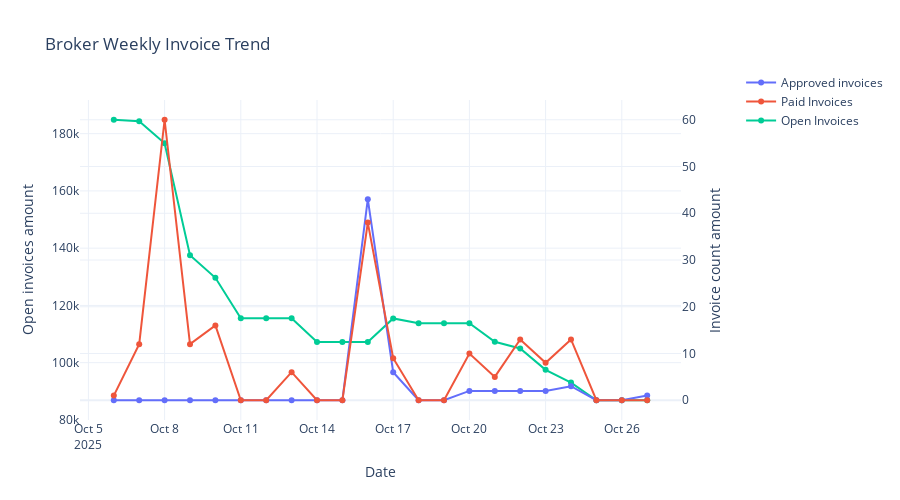

The cell this chart's notebook holds for it:
### Code cell
df_t=broker_limit.payment_trend(broker_level_df, count=21, step='daily', debtors_df=debtors_df, brokers_df=brokers_df, invoice_df=invoice_df)
df_t

### Figure 1 — Plotly figure (JSON) as saved in the notebook; plotly's stock layout.template omitted (floating-point values rounded to 4 significant figures)
{"data": [{"mode": "lines+markers", "name": "Approved invoices", "type": "scatter", "x": ["2025-10-06", "2025-10-07", "2025-10-08", "2025-10-09", "2025-10-10", "2025-10-11", "2025-10-12", "2025-10-13", "2025-10-14", "2025-10-15", "2025-10-16", "2025-10-17", "2025-10-18", "2025-10-19", "2025-10-20", "2025-10-21", "2025-10-22", "2025-10-23", "2025-10-24", "2025-10-25", "2025-10-26", "2025-10-27"], "y": [0.0, 0.0, 0.0, 0.0, 0.0, 0.0, 0.0, 0.0, 0.0, 0.0, 43.0, 6.0, 0.0, 0.0, 2.0, 2.0, 2.0, 2.0, 3.0, 0.0, 0.0, 1.0], "yaxis": "y2"}, {"mode": "lines+markers", "name": "Paid Invoices", "type": "scatter", "x": ["2025-10-06", "2025-10-07", "2025-10-08", "2025-10-09", "2025-10-10", "2025-10-11", "2025-10-12", "2025-10-13", "2025-10-14", "2025-10-15", "2025-10-16", "2025-10-17", "2025-10-18", "2025-10-19", "2025-10-20", "2025-10-21", "2025-10-22", "2025-10-23", "2025-10-24", "2025-10-25", "2025-10-26", "2025-10-27"], "y": [1.0, 12.0, 60.0, 12.0, 16.0, 0.0, 0.0, 6.0, 0.0, 0.0, 38.0, 9.0, 0.0, 0.0, 10.0, 5.0, 13.0, 8.0, 13.0, 0.0, 0.0, 0.0], "yaxis": "y2"}, {"mode": "lines+markers", "name": "Open Invoices", "type": "scatter", "x": ["2025-10-06", "2025-10-07", "2025-10-08", "2025-10-09", "2025-10-10", "2025-10-11", "2025-10-12", "2025-10-13", "2025-10-14", "2025-10-15", "2025-10-16", "2025-10-17", "2025-10-18", "2025-10-19", "2025-10-20", "2025-10-21", "2025-10-22", "2025-10-23", "2025-10-24", "2025-10-25", "2025-10-26", "2025-10-27"], "y": [184900.0, 184400.0, 176700.0, 137500.0, 129600.0, 115500.0, 115500.0, 115500.0, 107200.0, 107200.0, 107200.0, 115400.0, 113800.0, 113800.0, 113800.0, 107300.0, 105000.0, 97480.0, 93030.0, 86870.0, 86870.0, 86870.0], "yaxis": "y"}], "layout": {"height": 500, "legend": {"x": 1.1, "y": 1.1}, "title": {"text": "Broker Weekly Invoice Trend"}, "xaxis": {"title": {"text": "Date"}}, "yaxis": {"title": {"text": "Open invoices amount"}}, "yaxis2": {"overlaying": "y", "side": "right", "title": {"text": "Invoice count amount"}}}}
